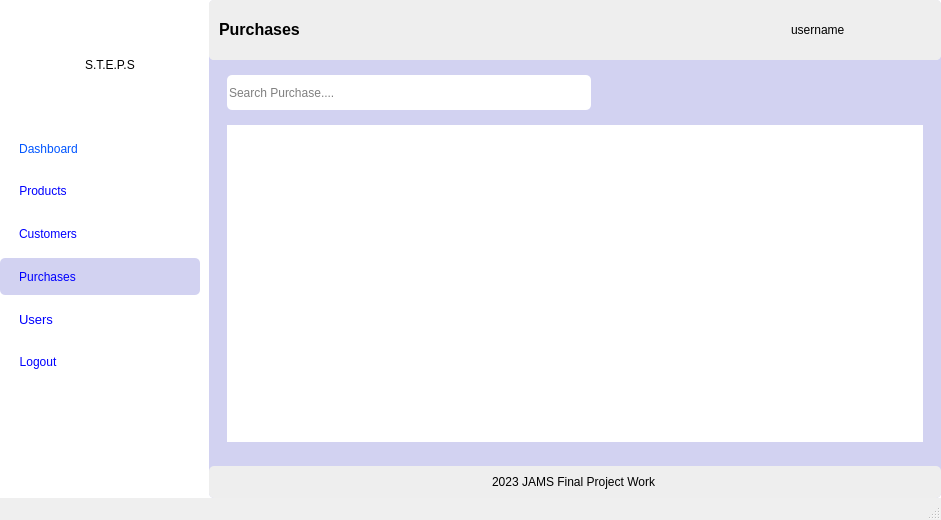
<?xml version="1.0" encoding="UTF-8"?>
<ui version="4.0">
 <class>MainWindow</class>
 <widget class="QMainWindow" name="MainWindow">
  <property name="geometry">
   <rect>
    <x>0</x>
    <y>0</y>
    <width>941</width>
    <height>520</height>
   </rect>
  </property>
  <property name="windowTitle">
   <string>Purchases</string>
  </property>
  <property name="styleSheet">
   <string notr="true">MainWindow{
	background-color: #ffe135
}</string>
  </property>
  <widget class="QWidget" name="centralwidget">
   <property name="styleSheet">
    <string notr="true">background-color: rgb(255, 255, 255);</string>
   </property>
   <layout class="QHBoxLayout" name="horizontalLayout">
    <property name="spacing">
     <number>9</number>
    </property>
    <property name="leftMargin">
     <number>0</number>
    </property>
    <property name="topMargin">
     <number>0</number>
    </property>
    <property name="rightMargin">
     <number>0</number>
    </property>
    <property name="bottomMargin">
     <number>0</number>
    </property>
    <item>
     <widget class="QWidget" name="widget_2" native="true">
      <property name="minimumSize">
       <size>
        <width>200</width>
        <height>0</height>
       </size>
      </property>
      <property name="maximumSize">
       <size>
        <width>200</width>
        <height>16777215</height>
       </size>
      </property>
      <property name="styleSheet">
       <string notr="true">border-radius: 5px;</string>
      </property>
      <layout class="QHBoxLayout" name="horizontalLayout_5">
       <property name="leftMargin">
        <number>0</number>
       </property>
       <property name="topMargin">
        <number>0</number>
       </property>
       <property name="rightMargin">
        <number>0</number>
       </property>
       <property name="bottomMargin">
        <number>0</number>
       </property>
       <item alignment="Qt::AlignTop">
        <widget class="QWidget" name="widget_3" native="true">
         <property name="sizePolicy">
          <sizepolicy hsizetype="Preferred" vsizetype="Maximum">
           <horstretch>0</horstretch>
           <verstretch>0</verstretch>
          </sizepolicy>
         </property>
         <property name="minimumSize">
          <size>
           <width>200</width>
           <height>400</height>
          </size>
         </property>
         <property name="maximumSize">
          <size>
           <width>200</width>
           <height>800</height>
          </size>
         </property>
         <property name="styleSheet">
          <string notr="true">border-radius: 5px;</string>
         </property>
         <layout class="QVBoxLayout" name="verticalLayout">
          <property name="spacing">
           <number>0</number>
          </property>
          <property name="leftMargin">
           <number>0</number>
          </property>
          <property name="topMargin">
           <number>0</number>
          </property>
          <property name="rightMargin">
           <number>0</number>
          </property>
          <property name="bottomMargin">
           <number>0</number>
          </property>
          <item>
           <widget class="QWidget" name="widget" native="true">
            <property name="sizePolicy">
             <sizepolicy hsizetype="Expanding" vsizetype="Expanding">
              <horstretch>0</horstretch>
              <verstretch>0</verstretch>
             </sizepolicy>
            </property>
            <property name="maximumSize">
             <size>
              <width>16777215</width>
              <height>90</height>
             </size>
            </property>
            <property name="styleSheet">
             <string notr="true"/>
            </property>
            <layout class="QHBoxLayout" name="horizontalLayout_4">
             <item>
              <widget class="QLabel" name="label_2">
               <property name="sizePolicy">
                <sizepolicy hsizetype="Maximum" vsizetype="Maximum">
                 <horstretch>0</horstretch>
                 <verstretch>0</verstretch>
                </sizepolicy>
               </property>
               <property name="maximumSize">
                <size>
                 <width>70</width>
                 <height>70</height>
                </size>
               </property>
               <property name="text">
                <string/>
               </property>
               <property name="pixmap">
                <pixmap>../icons/point-of-sale.png</pixmap>
               </property>
               <property name="scaledContents">
                <bool>true</bool>
               </property>
              </widget>
             </item>
             <item>
              <widget class="QLabel" name="label">
               <property name="styleSheet">
                <string notr="true">font: 81 16pt &quot;Open Sans ExtraBold&quot;;</string>
               </property>
               <property name="text">
                <string>S.T.E.P.S</string>
               </property>
              </widget>
             </item>
            </layout>
           </widget>
          </item>
          <item>
           <widget class="QWidget" name="widget_6" native="true">
            <property name="maximumSize">
             <size>
              <width>16777215</width>
              <height>250</height>
             </size>
            </property>
            <layout class="QVBoxLayout" name="verticalLayout_11">
             <property name="leftMargin">
              <number>0</number>
             </property>
             <property name="topMargin">
              <number>0</number>
             </property>
             <property name="rightMargin">
              <number>0</number>
             </property>
             <property name="bottomMargin">
              <number>0</number>
             </property>
             <item>
              <widget class="QWidget" name="widget_12" native="true">
               <property name="maximumSize">
                <size>
                 <width>16777215</width>
                 <height>40</height>
                </size>
               </property>
               <property name="styleSheet">
                <string notr="true"/>
               </property>
               <layout class="QVBoxLayout" name="verticalLayout_21">
                <property name="leftMargin">
                 <number>19</number>
                </property>
                <property name="topMargin">
                 <number>0</number>
                </property>
                <property name="rightMargin">
                 <number>0</number>
                </property>
                <property name="bottomMargin">
                 <number>0</number>
                </property>
                <item alignment="Qt::AlignLeft">
                 <widget class="QPushButton" name="dashboard">
                  <property name="sizePolicy">
                   <sizepolicy hsizetype="Minimum" vsizetype="Expanding">
                    <horstretch>0</horstretch>
                    <verstretch>0</verstretch>
                   </sizepolicy>
                  </property>
                  <property name="styleSheet">
                   <string notr="true">font: 75 10pt &quot;MS Shell Dlg 2&quot;;
color: rgb(0, 85, 255);</string>
                  </property>
                  <property name="text">
                   <string>Dashboard</string>
                  </property>
                  <property name="icon">
                   <iconset>
                    <normaloff>../icons/dashboard-report-icon.png</normaloff>../icons/dashboard-report-icon.png</iconset>
                  </property>
                 </widget>
                </item>
               </layout>
              </widget>
             </item>
             <item>
              <widget class="QWidget" name="widget_20" native="true">
               <property name="maximumSize">
                <size>
                 <width>16777215</width>
                 <height>40</height>
                </size>
               </property>
               <layout class="QVBoxLayout" name="verticalLayout_22">
                <property name="leftMargin">
                 <number>19</number>
                </property>
                <property name="topMargin">
                 <number>0</number>
                </property>
                <property name="rightMargin">
                 <number>0</number>
                </property>
                <property name="bottomMargin">
                 <number>0</number>
                </property>
                <item alignment="Qt::AlignLeft">
                 <widget class="QPushButton" name="products">
                  <property name="sizePolicy">
                   <sizepolicy hsizetype="Expanding" vsizetype="Expanding">
                    <horstretch>0</horstretch>
                    <verstretch>0</verstretch>
                   </sizepolicy>
                  </property>
                  <property name="minimumSize">
                   <size>
                    <width>0</width>
                    <height>0</height>
                   </size>
                  </property>
                  <property name="styleSheet">
                   <string notr="true">font: 75 10pt &quot;MS Shell Dlg 2&quot;;
color: rgb(0, 0, 255);</string>
                  </property>
                  <property name="text">
                   <string>Products</string>
                  </property>
                  <property name="icon">
                   <iconset>
                    <normaloff>../icons/groceries-icon.png</normaloff>../icons/groceries-icon.png</iconset>
                  </property>
                 </widget>
                </item>
               </layout>
              </widget>
             </item>
             <item>
              <widget class="QWidget" name="widget_22" native="true">
               <property name="maximumSize">
                <size>
                 <width>16777215</width>
                 <height>40</height>
                </size>
               </property>
               <layout class="QVBoxLayout" name="verticalLayout_23">
                <property name="leftMargin">
                 <number>19</number>
                </property>
                <property name="topMargin">
                 <number>0</number>
                </property>
                <property name="rightMargin">
                 <number>0</number>
                </property>
                <property name="bottomMargin">
                 <number>0</number>
                </property>
                <item alignment="Qt::AlignLeft">
                 <widget class="QPushButton" name="customers">
                  <property name="sizePolicy">
                   <sizepolicy hsizetype="Minimum" vsizetype="Expanding">
                    <horstretch>0</horstretch>
                    <verstretch>0</verstretch>
                   </sizepolicy>
                  </property>
                  <property name="styleSheet">
                   <string notr="true">font: 75 10pt &quot;MS Shell Dlg 2&quot;;
color: rgb(0, 0, 255);</string>
                  </property>
                  <property name="text">
                   <string>Customers</string>
                  </property>
                  <property name="icon">
                   <iconset>
                    <normaloff>../icons/followers-friends-icon.png</normaloff>../icons/followers-friends-icon.png</iconset>
                  </property>
                 </widget>
                </item>
               </layout>
              </widget>
             </item>
             <item>
              <widget class="QWidget" name="widget_21" native="true">
               <property name="maximumSize">
                <size>
                 <width>16777215</width>
                 <height>40</height>
                </size>
               </property>
               <property name="styleSheet">
                <string notr="true">background-color: rgb(210, 210, 241);</string>
               </property>
               <layout class="QVBoxLayout" name="verticalLayout_24">
                <property name="leftMargin">
                 <number>19</number>
                </property>
                <property name="topMargin">
                 <number>0</number>
                </property>
                <property name="rightMargin">
                 <number>0</number>
                </property>
                <property name="bottomMargin">
                 <number>0</number>
                </property>
                <item alignment="Qt::AlignLeft">
                 <widget class="QPushButton" name="cart">
                  <property name="sizePolicy">
                   <sizepolicy hsizetype="Minimum" vsizetype="Expanding">
                    <horstretch>0</horstretch>
                    <verstretch>0</verstretch>
                   </sizepolicy>
                  </property>
                  <property name="styleSheet">
                   <string notr="true">font: 75 10pt &quot;MS Shell Dlg 2&quot;;
color: rgb(0, 0, 255);</string>
                  </property>
                  <property name="text">
                   <string>Purchases</string>
                  </property>
                  <property name="icon">
                   <iconset>
                    <normaloff>../icons/order-placed-purchased-icon.png</normaloff>../icons/order-placed-purchased-icon.png</iconset>
                  </property>
                 </widget>
                </item>
               </layout>
              </widget>
             </item>
             <item>
              <widget class="QWidget" name="widget_14" native="true">
               <layout class="QVBoxLayout" name="verticalLayout_8">
                <property name="spacing">
                 <number>0</number>
                </property>
                <property name="leftMargin">
                 <number>19</number>
                </property>
                <property name="topMargin">
                 <number>0</number>
                </property>
                <property name="rightMargin">
                 <number>0</number>
                </property>
                <property name="bottomMargin">
                 <number>0</number>
                </property>
                <item alignment="Qt::AlignLeft">
                 <widget class="QPushButton" name="users_2">
                  <property name="sizePolicy">
                   <sizepolicy hsizetype="Minimum" vsizetype="Expanding">
                    <horstretch>0</horstretch>
                    <verstretch>0</verstretch>
                   </sizepolicy>
                  </property>
                  <property name="font">
                   <font>
                    <family>MS Shell Dlg 2</family>
                    <pointsize>10</pointsize>
                    <weight>9</weight>
                    <italic>false</italic>
                    <bold>false</bold>
                   </font>
                  </property>
                  <property name="styleSheet">
                   <string notr="true">font: 75 10pt &quot;MS Shell Dlg 2&quot;;
color: rgb(0, 0, 255);</string>
                  </property>
                  <property name="text">
                   <string>Users</string>
                  </property>
                  <property name="icon">
                   <iconset>
                    <normaloff>../icons/edit-pen-icon.png</normaloff>../icons/edit-pen-icon.png</iconset>
                  </property>
                  <property name="iconSize">
                   <size>
                    <width>16</width>
                    <height>16</height>
                   </size>
                  </property>
                 </widget>
                </item>
               </layout>
              </widget>
             </item>
             <item>
              <widget class="QWidget" name="widget_23" native="true">
               <property name="maximumSize">
                <size>
                 <width>16777215</width>
                 <height>40</height>
                </size>
               </property>
               <layout class="QVBoxLayout" name="verticalLayout_25">
                <property name="leftMargin">
                 <number>19</number>
                </property>
                <property name="topMargin">
                 <number>0</number>
                </property>
                <property name="rightMargin">
                 <number>0</number>
                </property>
                <property name="bottomMargin">
                 <number>0</number>
                </property>
                <item alignment="Qt::AlignLeft">
                 <widget class="QPushButton" name="logout">
                  <property name="sizePolicy">
                   <sizepolicy hsizetype="Minimum" vsizetype="Expanding">
                    <horstretch>0</horstretch>
                    <verstretch>0</verstretch>
                   </sizepolicy>
                  </property>
                  <property name="styleSheet">
                   <string notr="true">font: 75 10pt &quot;MS Shell Dlg 2&quot;;
color: rgb(0, 0, 255);</string>
                  </property>
                  <property name="text">
                   <string>Logout</string>
                  </property>
                  <property name="icon">
                   <iconset>
                    <normaloff>../icons/sign-out-icon.png</normaloff>../icons/sign-out-icon.png</iconset>
                  </property>
                 </widget>
                </item>
               </layout>
              </widget>
             </item>
            </layout>
           </widget>
          </item>
         </layout>
        </widget>
       </item>
      </layout>
     </widget>
    </item>
    <item>
     <widget class="QWidget" name="widget_9" native="true">
      <property name="styleSheet">
       <string notr="true">background-color: rgb(210, 210, 241);
border-radius: 5px;</string>
      </property>
      <layout class="QVBoxLayout" name="verticalLayout_9">
       <property name="leftMargin">
        <number>0</number>
       </property>
       <property name="topMargin">
        <number>0</number>
       </property>
       <property name="rightMargin">
        <number>0</number>
       </property>
       <property name="bottomMargin">
        <number>0</number>
       </property>
       <item>
        <widget class="QWidget" name="widget_5" native="true">
         <property name="minimumSize">
          <size>
           <width>0</width>
           <height>60</height>
          </size>
         </property>
         <property name="styleSheet">
          <string notr="true">background-color: rgb(238, 238, 238);</string>
         </property>
         <layout class="QHBoxLayout" name="horizontalLayout_3">
          <property name="leftMargin">
           <number>0</number>
          </property>
          <property name="topMargin">
           <number>0</number>
          </property>
          <property name="rightMargin">
           <number>0</number>
          </property>
          <property name="bottomMargin">
           <number>0</number>
          </property>
          <item>
           <widget class="QLabel" name="label_3">
            <property name="styleSheet">
             <string notr="true">font: 81 8pt &quot;Open Sans ExtraBold&quot;;</string>
            </property>
            <property name="text">
             <string>&lt;html&gt;&lt;head/&gt;&lt;body&gt;&lt;p&gt;&lt;span style=&quot; font-size:12pt; font-weight:600;&quot;&gt;Purchases&lt;/span&gt;&lt;/p&gt;&lt;/body&gt;&lt;/html&gt;</string>
            </property>
            <property name="margin">
             <number>9</number>
            </property>
            <property name="indent">
             <number>10</number>
            </property>
           </widget>
          </item>
          <item>
           <widget class="QLabel" name="image">
            <property name="minimumSize">
             <size>
              <width>45</width>
              <height>45</height>
             </size>
            </property>
            <property name="maximumSize">
             <size>
              <width>50</width>
              <height>50</height>
             </size>
            </property>
            <property name="styleSheet">
             <string notr="true">border-radius: 50% !important;</string>
            </property>
            <property name="text">
             <string/>
            </property>
            <property name="pixmap">
             <pixmap>../../../../../Pictures/dall-e-2.jpg</pixmap>
            </property>
            <property name="scaledContents">
             <bool>true</bool>
            </property>
           </widget>
          </item>
          <item>
           <widget class="QLabel" name="username">
            <property name="minimumSize">
             <size>
              <width>0</width>
              <height>0</height>
             </size>
            </property>
            <property name="maximumSize">
             <size>
              <width>150</width>
              <height>16777215</height>
             </size>
            </property>
            <property name="styleSheet">
             <string notr="true">font: 12pt &quot;Lucida Sans Unicode&quot;;</string>
            </property>
            <property name="text">
             <string>username</string>
            </property>
           </widget>
          </item>
         </layout>
        </widget>
       </item>
       <item>
        <widget class="QWidget" name="widget_10" native="true">
         <property name="sizePolicy">
          <sizepolicy hsizetype="Expanding" vsizetype="Expanding">
           <horstretch>0</horstretch>
           <verstretch>0</verstretch>
          </sizepolicy>
         </property>
         <property name="minimumSize">
          <size>
           <width>475</width>
           <height>198</height>
          </size>
         </property>
         <layout class="QVBoxLayout" name="verticalLayout_6">
          <item>
           <widget class="QWidget" name="widget_25" native="true">
            <property name="sizePolicy">
             <sizepolicy hsizetype="Preferred" vsizetype="Expanding">
              <horstretch>0</horstretch>
              <verstretch>0</verstretch>
             </sizepolicy>
            </property>
            <property name="maximumSize">
             <size>
              <width>16777215</width>
              <height>35</height>
             </size>
            </property>
            <layout class="QHBoxLayout" name="horizontalLayout_2">
             <property name="leftMargin">
              <number>9</number>
             </property>
             <property name="topMargin">
              <number>0</number>
             </property>
             <property name="rightMargin">
              <number>9</number>
             </property>
             <property name="bottomMargin">
              <number>0</number>
             </property>
             <item>
              <widget class="QWidget" name="widget_4" native="true">
               <layout class="QVBoxLayout" name="verticalLayout_5">
                <property name="leftMargin">
                 <number>0</number>
                </property>
                <property name="topMargin">
                 <number>0</number>
                </property>
                <property name="rightMargin">
                 <number>0</number>
                </property>
                <property name="bottomMargin">
                 <number>0</number>
                </property>
                <item>
                 <widget class="QLineEdit" name="search">
                  <property name="sizePolicy">
                   <sizepolicy hsizetype="Expanding" vsizetype="Expanding">
                    <horstretch>0</horstretch>
                    <verstretch>0</verstretch>
                   </sizepolicy>
                  </property>
                  <property name="maximumSize">
                   <size>
                    <width>364</width>
                    <height>35</height>
                   </size>
                  </property>
                  <property name="styleSheet">
                   <string notr="true">background-color: rgb(255, 255, 255);
font: 10pt &quot;Open Sans&quot;;</string>
                  </property>
                  <property name="placeholderText">
                   <string>Search Purchase....</string>
                  </property>
                 </widget>
                </item>
               </layout>
              </widget>
             </item>
             <item>
              <widget class="QWidget" name="widget_11" native="true">
               <property name="sizePolicy">
                <sizepolicy hsizetype="Expanding" vsizetype="Preferred">
                 <horstretch>0</horstretch>
                 <verstretch>0</verstretch>
                </sizepolicy>
               </property>
               <property name="maximumSize">
                <size>
                 <width>120</width>
                 <height>16777215</height>
                </size>
               </property>
               <layout class="QVBoxLayout" name="verticalLayout_7">
                <property name="leftMargin">
                 <number>0</number>
                </property>
                <property name="topMargin">
                 <number>0</number>
                </property>
                <property name="rightMargin">
                 <number>0</number>
                </property>
                <property name="bottomMargin">
                 <number>0</number>
                </property>
               </layout>
              </widget>
             </item>
             <item>
              <widget class="QWidget" name="widget_8" native="true">
               <property name="maximumSize">
                <size>
                 <width>150</width>
                 <height>16777215</height>
                </size>
               </property>
               <layout class="QVBoxLayout" name="verticalLayout_4">
                <property name="spacing">
                 <number>6</number>
                </property>
                <property name="leftMargin">
                 <number>0</number>
                </property>
                <property name="topMargin">
                 <number>0</number>
                </property>
                <property name="rightMargin">
                 <number>0</number>
                </property>
                <property name="bottomMargin">
                 <number>0</number>
                </property>
               </layout>
              </widget>
             </item>
             <item>
              <widget class="QWidget" name="widget_7" native="true">
               <property name="maximumSize">
                <size>
                 <width>150</width>
                 <height>16777215</height>
                </size>
               </property>
               <layout class="QVBoxLayout" name="verticalLayout_3">
                <property name="leftMargin">
                 <number>0</number>
                </property>
                <property name="topMargin">
                 <number>0</number>
                </property>
                <property name="rightMargin">
                 <number>0</number>
                </property>
                <property name="bottomMargin">
                 <number>0</number>
                </property>
               </layout>
              </widget>
             </item>
            </layout>
           </widget>
          </item>
          <item>
           <widget class="QFrame" name="frame_7">
            <property name="sizePolicy">
             <sizepolicy hsizetype="Preferred" vsizetype="Expanding">
              <horstretch>0</horstretch>
              <verstretch>0</verstretch>
             </sizepolicy>
            </property>
            <layout class="QVBoxLayout" name="verticalLayout_10">
             <item>
              <widget class="QTableWidget" name="table">
               <property name="font">
                <font>
                 <family>Open Sans ExtraBold</family>
                 <pointsize>10</pointsize>
                 <weight>75</weight>
                 <bold>true</bold>
                </font>
               </property>
               <property name="cursor" stdset="0">
                <cursorShape>PointingHandCursor</cursorShape>
               </property>
               <property name="autoFillBackground">
                <bool>true</bool>
               </property>
               <property name="styleSheet">
                <string notr="true">background-color: rgb(255, 255, 255);</string>
               </property>
              </widget>
             </item>
            </layout>
           </widget>
          </item>
         </layout>
        </widget>
       </item>
       <item>
        <widget class="QWidget" name="widget_13" native="true">
         <property name="styleSheet">
          <string notr="true">background-color: rgb(238, 238, 238);</string>
         </property>
         <layout class="QVBoxLayout" name="verticalLayout_2">
          <item alignment="Qt::AlignHCenter">
           <widget class="QLabel" name="label_8">
            <property name="text">
             <string>2023 JAMS Final Project Work</string>
            </property>
           </widget>
          </item>
         </layout>
        </widget>
       </item>
      </layout>
     </widget>
    </item>
   </layout>
  </widget>
  <widget class="QStatusBar" name="statusbar"/>
  <widget class="QMenuBar" name="menubar">
   <property name="geometry">
    <rect>
     <x>0</x>
     <y>0</y>
     <width>941</width>
     <height>21</height>
    </rect>
   </property>
  </widget>
 </widget>
 <resources>
  <include location="../resources.qrc"/>
 </resources>
 <connections/>
</ui>
